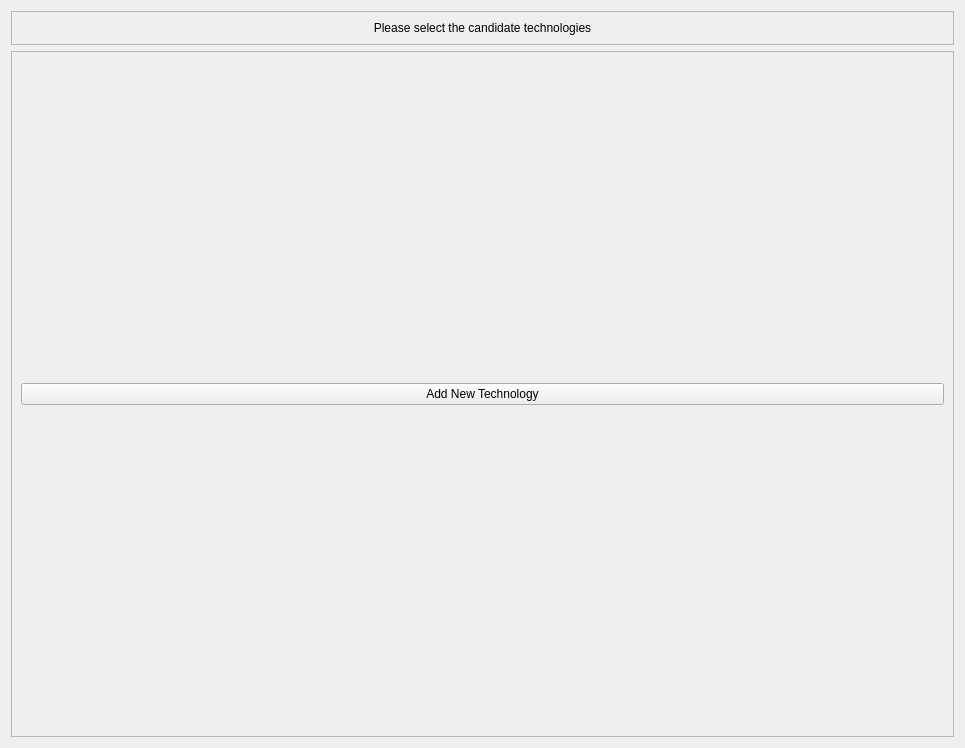
<?xml version="1.0" encoding="UTF-8"?>
<ui version="4.0">
 <class>candidate_technologies</class>
 <widget class="QWidget" name="candidate_technologies">
  <property name="geometry">
   <rect>
    <x>0</x>
    <y>0</y>
    <width>965</width>
    <height>748</height>
   </rect>
  </property>
  <property name="windowTitle">
   <string>Form</string>
  </property>
  <layout class="QVBoxLayout" name="verticalLayout_4">
   <item>
    <widget class="QFrame" name="frame_4">
     <property name="sizePolicy">
      <sizepolicy hsizetype="Preferred" vsizetype="Fixed">
       <horstretch>0</horstretch>
       <verstretch>0</verstretch>
      </sizepolicy>
     </property>
     <property name="frameShape">
      <enum>QFrame::StyledPanel</enum>
     </property>
     <property name="frameShadow">
      <enum>QFrame::Raised</enum>
     </property>
     <layout class="QVBoxLayout" name="verticalLayout_5">
      <item>
       <widget class="QLabel" name="label_13">
        <property name="text">
         <string>Please select the candidate technologies</string>
        </property>
        <property name="alignment">
         <set>Qt::AlignCenter</set>
        </property>
       </widget>
      </item>
     </layout>
    </widget>
   </item>
   <item>
    <widget class="QFrame" name="tech_frame">
     <property name="frameShape">
      <enum>QFrame::StyledPanel</enum>
     </property>
     <property name="frameShadow">
      <enum>QFrame::Raised</enum>
     </property>
     <layout class="QVBoxLayout" name="tech_frame_layout">
      <item>
       <widget class="QPushButton" name="add_new_tech_button">
        <property name="text">
         <string>Add New Technology</string>
        </property>
       </widget>
      </item>
     </layout>
    </widget>
   </item>
  </layout>
 </widget>
 <resources/>
 <connections/>
</ui>
